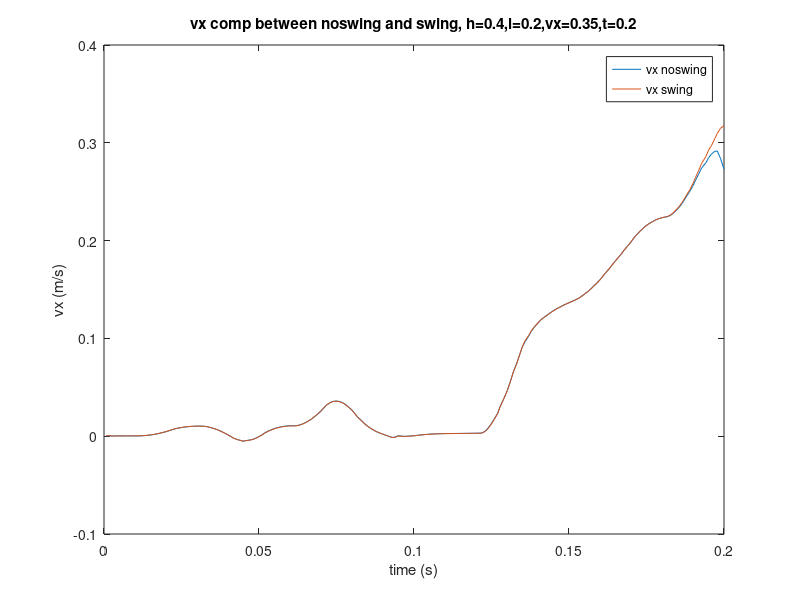
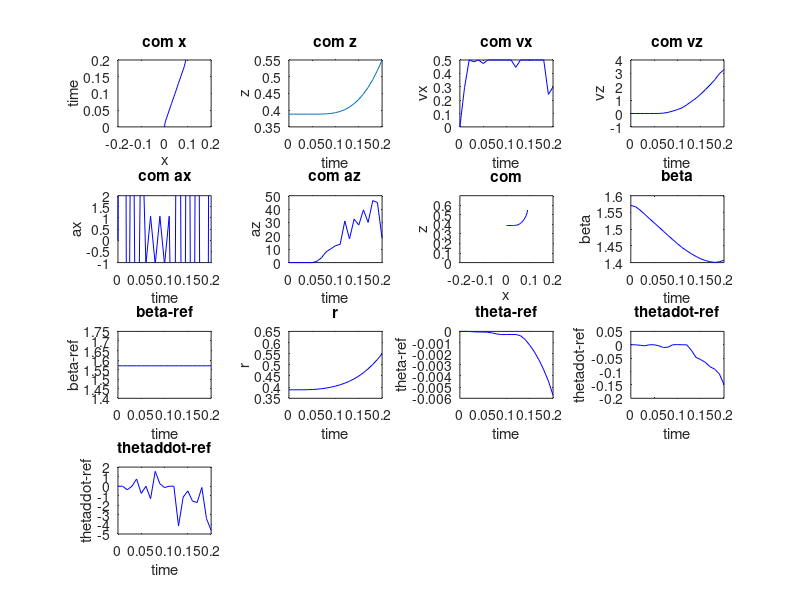

These figures' MATLAB source, in order:
clear;
close all;
%% data time=0.2 rate=.2
%%% robot with arm 
load('robot_with_arm/WBC/h=0.4_l=0.2/velocity.mat');
z_velocity_act_witharm=Velocity_Recording.actual_com_velocity(:,3)';
z_velocity_act_witharm=z_velocity_act_witharm(:,2:end);
x_velocity_act_witharm=Velocity_Recording.actual_com_velocity(:,1)';
x_velocity_act_witharm=x_velocity_act_witharm(:,2:end);

z_velocity_des=Velocity_Recording.des_com_velocity(:,3)';
z_velocity_des=z_velocity_des(:,2:end);
x_velocity_des=Velocity_Recording.des_com_velocity(:,1)';
x_velocity_des=x_velocity_des(:,2:end);
time=Velocity_Recording.lcm_timestamp;
time=time/5;

%%% robot with arm no swing
load('robot_with_arm/WBC/h=0.4_l=0.2/velocity_noarmcontrol.mat');
z_velocity_act_witharm_noswing=Velocity_Recording.actual_com_velocity(:,3)';
z_velocity_act_witharm_noswing=z_velocity_act_witharm_noswing(:,2:end);
x_velocity_act_witharm_noswing=Velocity_Recording.actual_com_velocity(:,1)';
x_velocity_act_witharm_noswing=x_velocity_act_witharm_noswing(:,2:end);

% %% robot without arm
load('robot_without_arm/WBC/h=0.4_l=0.2/velocity.mat');
z_velocity_act_without_arm=Velocity_Recording.actual_com_velocity(:,3)';
z_velocity_act_without_arm=z_velocity_act_without_arm(:,2:end);
x_velocity_act_without_arm=Velocity_Recording.actual_com_velocity(:,1)';
x_velocity_act_without_arm=x_velocity_act_without_arm(:,2:end);


%% subplot
f1=figure;

% plot(time,x_velocity_act_witharm,'--');
% hold on;
% plot(time,x_velocity_des);
% xlabel("time (s)");
% ylabel("vx (m/s)");
% legend('vx actual','vx des');
% title("vx comp with arm, h=0.4,l=0.2,vx=0.35,t=0.2")
% saveas(f1,'vx_act_des_witharm.png')

% plot(time,z_velocity_act_witharm,'--');
% hold on;
% plot(time,z_velocity_des);
% xlabel("time (s)");
% ylabel("vz (m/s)");
% legend('vz actual','vz des');
% title("vz comp with arm, h=0.4,l=0.2,vz=2.8,t=0.2")
% saveas(f2,'vz_act_des_witharm.png')


% plot(time,x_velocity_act_without_arm,'--');
% hold on;
% plot(time,x_velocity_des);
% xlabel("time (s)");
% ylabel("vx (m/s)");
% legend('vx actual','vx des');
% title("vx comp without arm, h=0.4,l=0.2,vx=0.35,t=0.2")
% saveas(f2,'vz_act_des_witharm.png')


% plot(time,z_velocity_act_without_arm,'--');
% hold on;
% plot(time,z_velocity_des);
% xlabel("time (s)");
% ylabel("vz (m/s)");
% legend('vz actual','vz des');
% title("vz comp without arm, h=0.4,l=0.2,vz=2.8,t=0.2")
% saveas(f2,'vz_act_des_witharm.png')

% plot(time,x_velocity_act_without_arm);
% hold on;
% plot(time,x_velocity_act_witharm);
% xlabel("time (s)");
% ylabel("vx (m/s)");
% legend('vx withoutarm','vx witharm');
% title("vx comp between with and without arm, h=0.4,l=0.2,vx=0.35,t=0.2")


% plot(time,z_velocity_act_without_arm);
% hold on;
% plot(time,z_velocity_act_witharm);
% xlabel("time (s)");
% ylabel("vz (m/s)");
% legend('vz withoutarm','vz witharm');
% title("vz comp between with and without arm, h=0.4,l=0.2,vz=2.8,t=0.2")

% plot(time,z_velocity_act_witharm_noswing,'--');
% hold on;
% plot(time,z_velocity_des);
% xlabel("time (s)");
% ylabel("vz (m/s)");
% legend('vz witharm-noswing','vz des');
% title("vz comp between noswing and des, h=0.4,l=0.2,vz=2.8,t=0.2")

% plot(time,x_velocity_act_witharm_noswing,'--');
% hold on;
% plot(time,x_velocity_des);
% xlabel("time (s)");
% ylabel("vx (m/s)");
% legend('vx witharm-noswing','vx des');
% title("vx comp between noswing and des, h=0.4,l=0.2,vx=0.35,t=0.2");

% plot(time,z_velocity_act_witharm_noswing);
% hold on;
% plot(time,z_velocity_act_witharm);
% xlabel("time (s)");
% ylabel("vz (m/s)");
% legend('vz noswing','vz swing');
% title("vz comp between noswing and swing, h=0.4,l=0.2,vz=2.8,t=0.2");
% saveas(f1,'vz_noswing_swing_witharm.png')

plot(time,x_velocity_act_witharm_noswing);
hold on;
plot(time,x_velocity_act_witharm);
xlabel("time (s)");
ylabel("vx (m/s)");
legend('vx noswing','vx swing');
title("vx comp between noswing and swing, h=0.4,l=0.2,vx=0.35,t=0.2");

% plot(time,z_velocity_act_witharm_noswing);
% hold on;
% plot(time,z_velocity_act_without_arm);
% xlabel("time (s)");
% ylabel("vz (m/s)");
% legend('vz noswing','vz withoutarm');
% title("vz comp between noswing and withoutarm, h=0.4,l=0.2,vz=2.8,t=0.2");
%% subplot
% f1=subplot(2,4,1);
% plot(time,x_velocity_act_witharm,'--');
% hold on;
% plot(time,x_velocity_des);
% legend('vx witharm','vx des');
% ff=figure;
% hax_new = copyobj(f1, ff);
% set(hax_new, 'Position', get(0, 'DefaultAxesPosition'));
% saveas(hax_new, 'Barchart.png')
% 
% subplot(2,4,2)
% plot(time,z_velocity_act_witharm,'--');
% hold on;
% plot(time,z_velocity_des);
% legend('vz witharm','vz des');
% 
% 
% subplot(2,4,3)
% plot(time,x_velocity_act_without_arm,'--');
% hold on;
% plot(time,x_velocity_des);
% legend('vx withoutarm','vx des');
% 
% 
% subplot(2,4,4)
% plot(time,z_velocity_act_without_arm,'--');
% hold on;
% plot(time,z_velocity_des);
% legend('vz withoutarm','vz des');
% 
% subplot(2,4,5)
% plot(time,x_velocity_act_without_arm,'--');
% hold on;
% plot(time,x_velocity_act_witharm);
% legend('vx withoutarm','vx witharm');
% 
% subplot(2,4,6)
% plot(time,z_velocity_act_without_arm,'--');
% hold on;
% plot(time,z_velocity_act_witharm);
% legend('vz withoutarm','vz witharm');

%% opt trajectory plot
x = [0,0.00146574,0.00543148,0.0103625,0.0152936,0.0201603,0.025027,0.030027,0.035027,0.040027,0.045027,0.050027,0.0547516,0.0594763,0.0644763,0.0694763,0.0744763,0.0794763,0.0844763,0.0881888,0.0908937];

z = [0.38813,0.38813,0.38813,0.38813,0.38813,0.38813,0.388154,0.388318,0.388892,0.390219,0.392579,0.396169,0.401536,0.409244,0.419428,0.432381,0.448535,0.468112,0.491332,0.51874,0.55];

vx = [0,0.293148,0.5,0.486212,0.5,0.473336,0.5,0.5,0.5,0.5,0.5,0.5,0.444932,0.5,0.5,0.5,0.5,0.5,0.5,0.242497,0.298481];

vz = [0,8.67362e-17,6.93889e-18,6.93889e-18,5.55112e-17,-7.13596e-14,0.00481983,0.0280115,0.0867683,0.178643,0.2933,0.424773,0.648649,0.89284,1.14389,1.44672,1.78416,2.13125,2.51283,2.96869,3.28329];

ax = [0,58.6296,-17.2592,14.5016,-11.744,6.41117,-1.07833,1.07833,-1.07833,1.07833,-1.07833,1.07833,-12.0918,23.1054,-23.1054,23.1054,-23.1054,23.1054,-23.1054,-28.3952,39.592];

az = [0,0,0,0,0,0,0.963966,3.67437,8.07699,10.2979,12.6337,13.6608,31.1145,17.7237,32.4869,28.0781,39.4108,30.0072,46.3092,44.862,18.0581];

r = [0.38813,0.38813,0.388144,0.388248,0.388593,0.389377,0.390775,0.39291,0.395881,0.399761,0.404676,0.410707,0.417945,0.42665,0.437158,0.449799,0.464724,0.482061,0.501846,0.524234,0.550178];

beta_ref = [0,0,0,0,0,0,0,0,0,0,0,0,0,0,0,0,0,0,0,0,0];

theta_ref = [0,0,-9.39687e-06,-3.75875e-05,-5.62365e-05,-5.58743e-05,-7.43051e-05,-0.000144211,-0.000240328,-0.000284656,-0.000280744,-0.000277507,-0.000277797,-0.000381917,-0.000722123,-0.00123545,-0.0018411,-0.00257975,-0.0034457,-0.00444543,-0.00573333];

thetadot_ref = [0,0,-0.00187937,-0.00375875,2.89407e-05,4.34909e-05,-0.00372965,-0.0102516,-0.0089717,0.000106013,0.000676439,-2.89969e-05,-2.89969e-05,-0.020795,-0.0472464,-0.055418,-0.0657133,-0.0820165,-0.0911741,-0.108771,-0.148809];

thetaddot_ref = [0,0,-0.375875,0,0.757538,-0.754628,0,-1.30439,1.56037,0.255172,-0.141087,0,0,-4.15319,-1.1371,-0.49722,-1.56185,-1.6988,-0.132719,-3.38663,-4.62108];


beta_ref=1.57-beta_ref;
beta=atan2(z,x);

x=x';
z=z';
node_num=size(z);
node_num=node_num(1);
time=zeros(1,node_num);
dt=0.01;
for i=1:node_num
    time(i)=(i-1)*dt;
end

figure(2)
subplot(4,4,1)
plot(x,time,'b');
xlim([-0.2,0.2])
title("com x");
xlabel 'x'; 
ylabel 'time'; 

subplot(4,4,2)
plot(time,z);
title("com z");
xlabel 'time'; 
ylabel 'z'; 


vx=vx';
node_num=size(vx);
node_num=node_num(1);
time=zeros(1,node_num);

for i=1:node_num
    time(i)=(i-1)*dt;
end
subplot(4,4,3)
plot(time,vx,'b');
title("com vx");
xlabel 'time'; 
ylabel 'vx'; 

vz=vz';
node_num=size(vz);
node_num=node_num(1);
time=zeros(1,node_num);

for i=1:node_num
    time(i)=(i-1)*dt;
end
subplot(4,4,4)
plot(time,vz,'b');
title("com vz");
xlabel 'time'; 
ylabel 'vz'; 

ax=ax';
node_num=size(vx);
node_num=node_num(1);
time=zeros(1,node_num);

for i=1:node_num
    time(i)=(i-1)*dt;
end
subplot(4,4,5)
plot(time,ax,'b');
ylim([-1,2])
title("com ax");
xlabel("time");
ylabel("ax");


az=az';
node_num=size(az);
node_num=node_num(1);
time=zeros(1,node_num);

for i=1:node_num
    time(i)=(i-1)*dt;
end
subplot(4,4,6)
plot(time,az,'b');
title("com az");
xlabel("time");
ylabel("az");

subplot(4,4,7)
plot(x,z,'b');
xlim([-0.2,0.2]);
ylim([0,0.7]);
title("com");
xlabel("x");
ylabel("z");
hold on;
% legend('L=250 nodenum=6 dt=0.2','L=250 nodenum=11 dt=0.1','L=250 nodenum=11 dt=0.1 vz');


subplot(4,4,8)
plot(time,beta,'b');
title("beta");
xlabel("time");
ylabel("beta");
hold on;

subplot(4,4,9)
plot(time,beta_ref,'b');
title("beta-ref");
xlabel("time");
ylabel("beta-ref");
hold on;

subplot(4,4,10)
plot(time,r,'b');
title("r");
xlabel("time");
ylabel("r");
hold on;

subplot(4,4,11)
plot(time,theta_ref,'b');
title("theta-ref");
xlabel("time");
ylabel("theta-ref");
hold on;

subplot(4,4,12)
plot(time,thetadot_ref,'b');
title("thetadot-ref");
xlabel("time");
ylabel("thetadot-ref");
hold on;

subplot(4,4,13)
plot(time,thetaddot_ref,'b');
title("thetaddot-ref");
xlabel("time");
ylabel("thetaddot-ref");
hold on;
